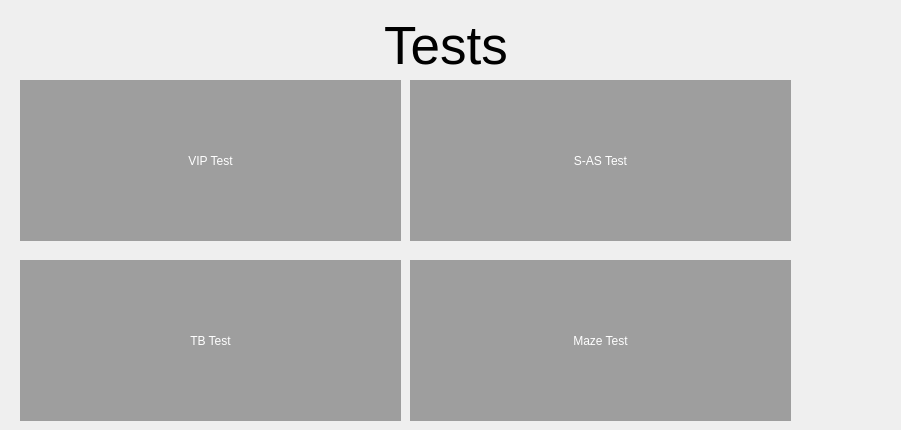
            <widget class="QWidget" name="TestsPage">
             <widget class="QLabel" name="tests_label">
              <property name="geometry">
               <rect>
                <x>0</x>
                <y>0</y>
                <width>892</width>
                <height>91</height>
               </rect>
              </property>
              <property name="font">
               <font>
                <pointsize>40</pointsize>
               </font>
              </property>
              <property name="styleSheet">
               <string notr="true">color: rgb(0, 0, 0);</string>
              </property>
              <property name="text">
               <string>Tests</string>
              </property>
              <property name="alignment">
               <set>Qt::AlignCenter</set>
              </property>
             </widget>
             <widget class="QPushButton" name="vip_btn">
              <property name="geometry">
               <rect>
                <x>20</x>
                <y>80</y>
                <width>381</width>
                <height>161</height>
               </rect>
              </property>
              <property name="minimumSize">
               <size>
                <width>0</width>
                <height>40</height>
               </size>
              </property>
              <property name="styleSheet">
               <string notr="true">QPushButton{
 	color: rgb(255, 255, 255);
	background-color: rgb(158, 158, 158);
	border: 0px solid;
}

QPushButton:hover{
	background-color: rgb(78, 202, 255);
}</string>
              </property>
              <property name="text">
               <string>VIP Test</string>
              </property>
             </widget>
             <widget class="QPushButton" name="tb_btn">
              <property name="geometry">
               <rect>
                <x>20</x>
                <y>260</y>
                <width>381</width>
                <height>161</height>
               </rect>
              </property>
              <property name="minimumSize">
               <size>
                <width>0</width>
                <height>40</height>
               </size>
              </property>
              <property name="styleSheet">
               <string notr="true">QPushButton{
 	color: rgb(255, 255, 255);
	background-color: rgb(158, 158, 158);
	border: 0px solid;
}

QPushButton:hover{
	background-color: rgb(78, 202, 255);
}</string>
              </property>
              <property name="text">
               <string>TB Test</string>
              </property>
             </widget>
             <widget class="QPushButton" name="sas_btn">
              <property name="geometry">
               <rect>
                <x>410</x>
                <y>80</y>
                <width>381</width>
                <height>161</height>
               </rect>
              </property>
              <property name="minimumSize">
               <size>
                <width>0</width>
                <height>40</height>
               </size>
              </property>
              <property name="styleSheet">
               <string notr="true">QPushButton{
 	color: rgb(255, 255, 255);
	background-color: rgb(158, 158, 158);
	border: 0px solid;
}

QPushButton:hover{
	background-color: rgb(78, 202, 255);
}</string>
              </property>
              <property name="text">
               <string>S-AS Test</string>
              </property>
             </widget>
             <widget class="QPushButton" name="maze_btn">
              <property name="geometry">
               <rect>
                <x>410</x>
                <y>260</y>
                <width>381</width>
                <height>161</height>
               </rect>
              </property>
              <property name="minimumSize">
               <size>
                <width>0</width>
                <height>40</height>
               </size>
              </property>
              <property name="styleSheet">
               <string notr="true">QPushButton{
 	color: rgb(255, 255, 255);
	background-color: rgb(158, 158, 158);
	border: 0px solid;
}

QPushButton:hover{
	background-color: rgb(78, 202, 255);
}</string>
              </property>
              <property name="text">
               <string>Maze Test</string>
              </property>
             </widget>
            </widget>
